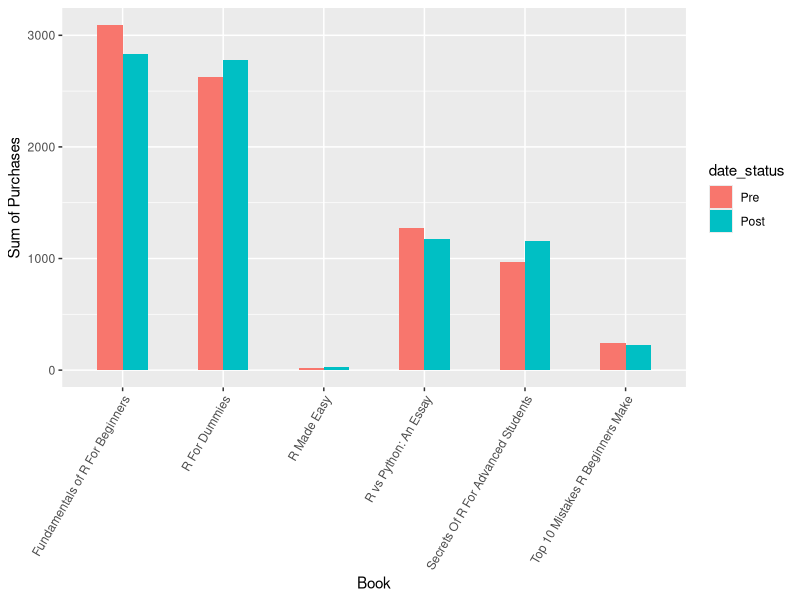
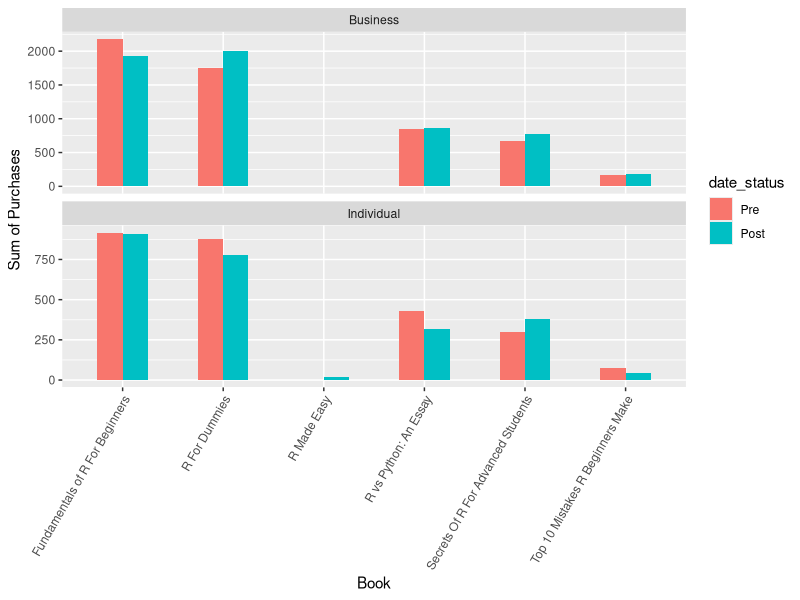
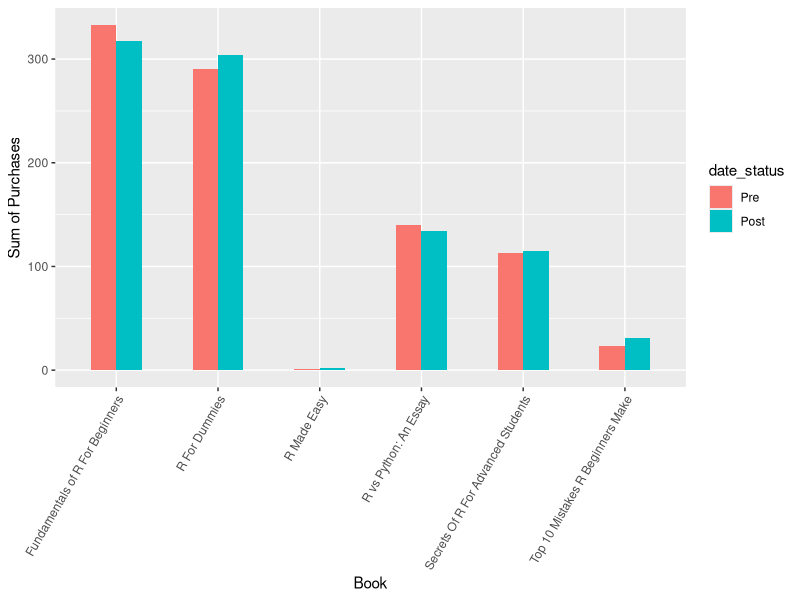

These charts were generated, in order, by the following R code:
## ---- chunk 1
knitr::opts_chunk$set(echo = TRUE)
library(tidyverse)
library(lubridate)
## ---- chunk 2
# Loading the dataset
sales <- read_csv("sources/sales2019.csv",show_col_types = FALSE)

# Explore the size
print(dim(sales))

# Explore the first 10 rows of the dataset
knitr::kable(head(sales))

# Explore the data type of each column
str(sales)
## ---- chunk 3
# Missing values of dataset
ColNa <- colnames(sales)
cat("Column","\t","Missing Values",fill = TRUE)
cat(" "," ","\n")
for (i in ColNa){
  missNum <- sum(is.na(sales[[i]]))
  cat(i,"\t",toString(missNum),fill = TRUE)

}
## ---- chunk 4
# 1.  remove any rows that have missing data in `user_submitted_review`
sales_filtered <- sales %>%
  filter(!(is.na(user_submitted_review)))

cat("Dims:","\t",dim(sales_filtered))
## ---- chunk 5
# 2. replace all of the `NA` values with an average value for `total_purchased`
purchased_mean = mean(sales_filtered$total_purchased,na.rm = TRUE)
sales_filtered <- sales_filtered %>%
  replace_na(list(total_purchased=purchased_mean))

cat("Dims:","\t",dim(sales_filtered))

## ---- chunk 6
sum(is.na(sales_filtered$total_purchased)) %>% cat(" missing values")
## ---- chunk 7
unique(sales_filtered$user_submitted_review) %>%
  knitr::kable()
## ---- chunk 8
is_positive <- function(in_str){
  bool_val <- case_when(
    str_detect(in_str,"Awesome") ~ TRUE,
    str_detect(in_str,"OK") ~ TRUE,
    str_detect(in_str,"Never") ~ TRUE,
    str_detect(in_str,"a lot") ~ TRUE,
    TRUE ~ FALSE
  )
  return(bool_val)
}

sales_filtered <- sales_filtered %>%
  mutate(
    review_positive = map(user_submitted_review,is_positive)
  )

knitr::kable(head(sales_filtered))
## ---- chunk 9
# 1. representing the dates in the date type
sales_filtered <- sales_filtered %>%
  mutate(date=mdy(date))

# 2. Creating new grouping column that help distinguish between sales before July 1, 2019 and after this date
ref_date = mdy("07/01/2019")
sales_filtered <- sales_filtered %>%
  mutate(date_status=if_else(date<ref_date,"Pre","Post"))

# 3. Summarizing the book sales
sales_summ <- sales_filtered %>%
  group_by(title,date_status) %>%
  summarize(sumOfSales=sum(total_purchased))

knitr::kable(sales_summ)
## ---- chunk 10
sales_summ$date_status <- factor(sales_summ$date_status,levels=c("Pre","Post"))

sales_summ %>%
  ggplot(aes(x=title,y=sumOfSales,fill=date_status))+
  geom_col(position = "dodge",width=.5)+
  xlab("Book")+
  ylab("Sum of Purchases")+
  theme(axis.text.x = element_text(angle=60,vjust=1,hjust=1))
  
## ---- chunk 11
sales_summ_2 <- sales_filtered %>%
  group_by(title,customer_type,date_status) %>%
  summarize(sumOfSales=sum(total_purchased))

knitr::kable(sales_summ_2)
## ---- chunk 12
sales_summ_2$date_status <- factor(sales_summ_2$date_status,levels=c("Pre","Post"))

sales_summ_2 %>%
  ggplot(aes(x=title,y=sumOfSales,fill=date_status))+
  geom_col(position = "dodge",width=.5)+
  xlab("Book")+
  ylab("Sum of Purchases")+
  theme(axis.text.x = element_text(angle=60,vjust=1,hjust=1))+
  facet_wrap(facets = vars(customer_type),nrow = 2,scales = "free_y")
## ---- chunk 13
review_sum <- sales_filtered %>%
  group_by(title,date_status) %>%
  summarize(positiveRev=sum(as.integer(review_positive)))

knitr::kable(review_sum)
## ---- chunk 14
review_sum$date_status <- factor(review_sum$date_status,levels=c("Pre","Post"))

review_sum %>%
  ggplot(aes(x=title,y=positiveRev,fill=date_status))+
  geom_col(position = "dodge",width=.5)+
  xlab("Book")+
  ylab("Sum of Purchases")+
  theme(axis.text.x = element_text(angle=60,vjust=1,hjust=1))
